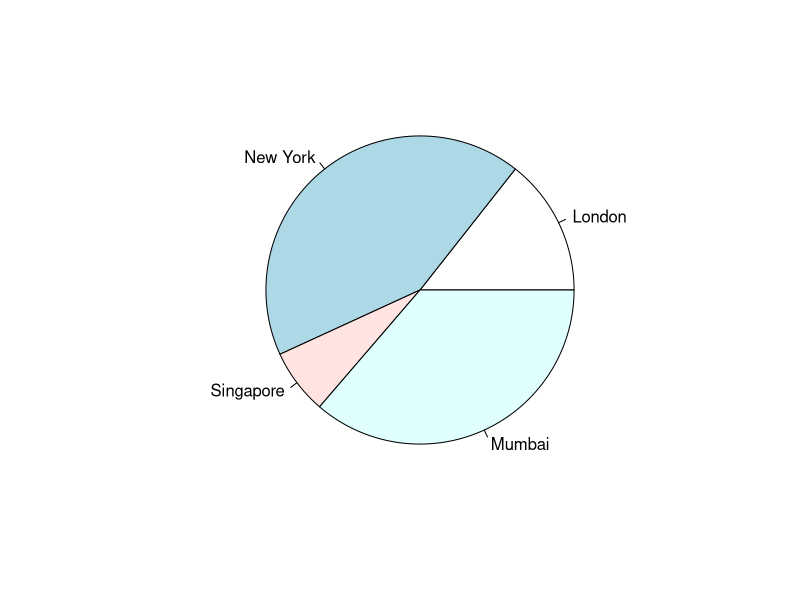
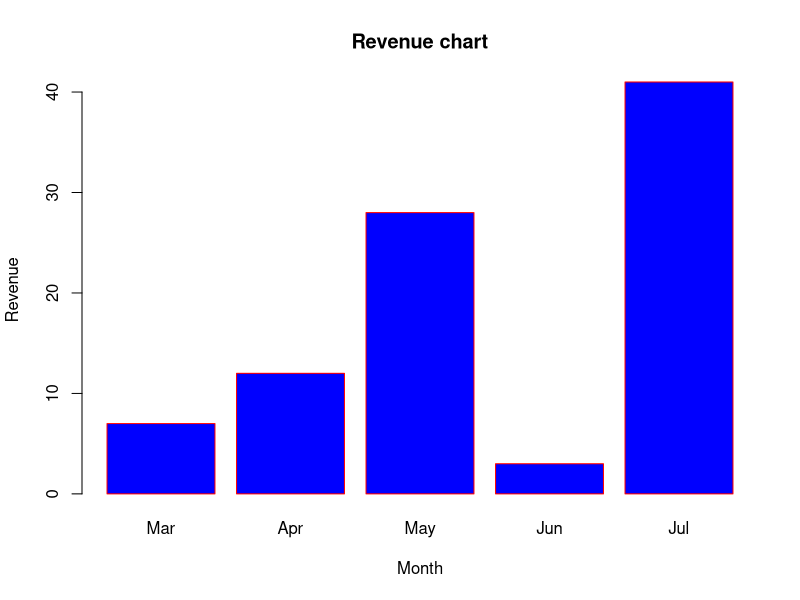
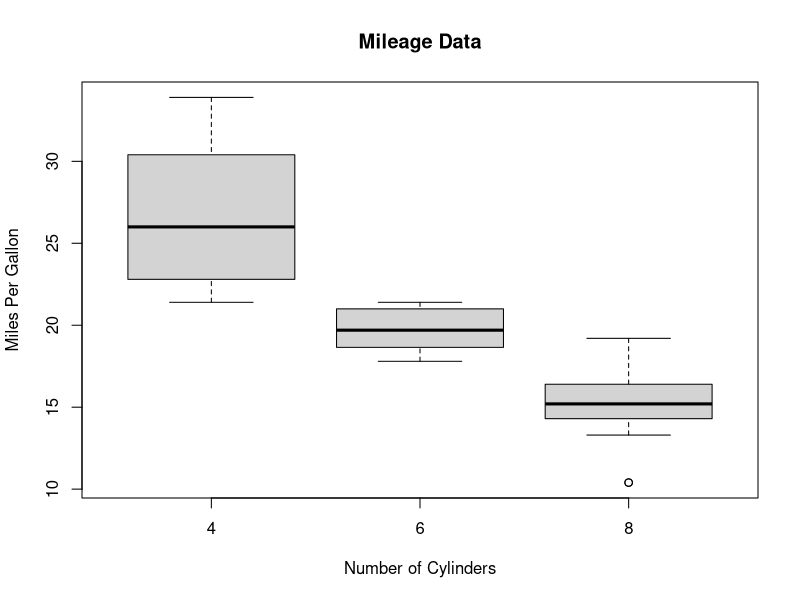
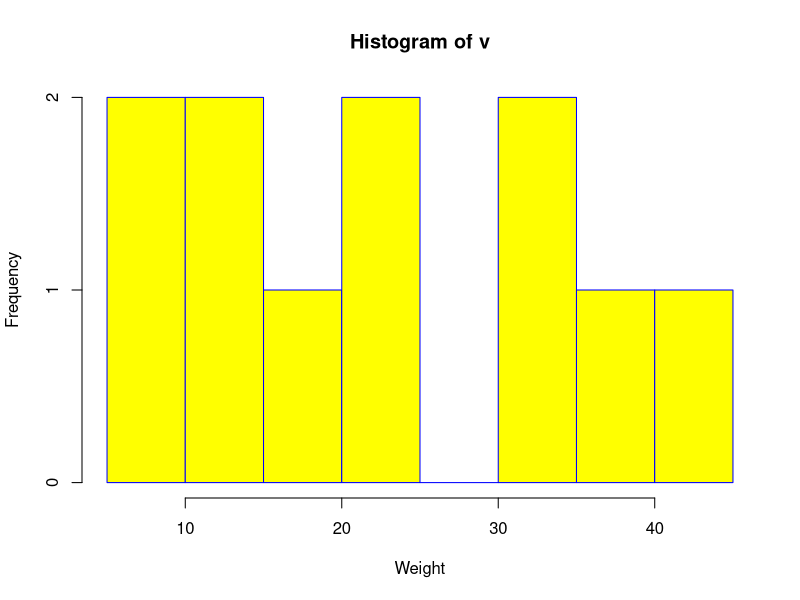
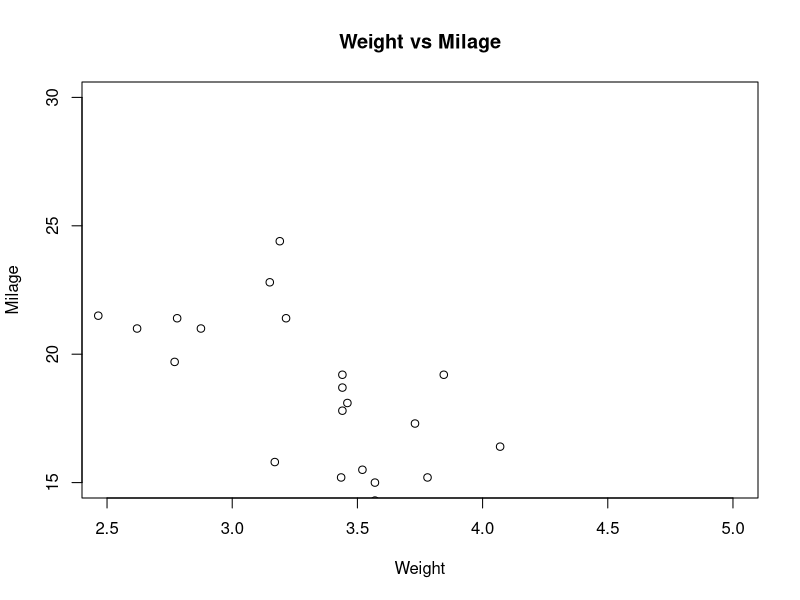
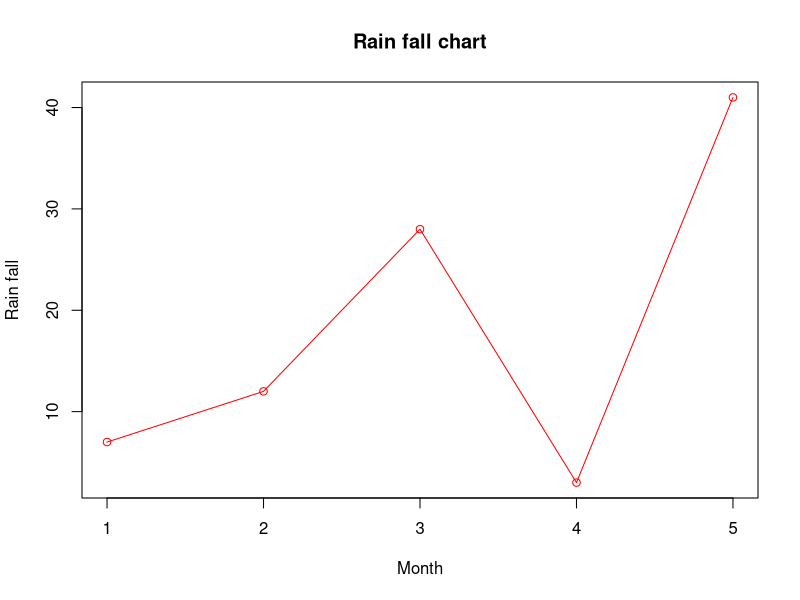

These charts were generated, in order, by the following R code:
# ==================== pie charts ===========================
# Create data for the graph.
x <- c(21, 62, 10, 53)
labels <- c("London", "New York", "Singapore", "Mumbai")

# Plot the chart.
pie(x, labels)

# bar charts----
# Create the data for the chart
H <- c(7,12,28,3,41)
M <- c("Mar","Apr","May","Jun","Jul")

# Plot the bar chart 
barplot(H,names.arg=M,xlab="Month",ylab="Revenue",col="blue",
        main="Revenue chart",border="red")

# ==================== boxplots ===========================
input <- mtcars[,c('mpg','cyl')]

# Plot the chart.
boxplot(mpg ~ cyl, data = mtcars, xlab = "Number of Cylinders",
        ylab = "Miles Per Gallon", main = "Mileage Data")

# ==================== histograms ===========================
# Create data for the graph.
v <-  c(9,13,21,8,36,22,12,41,31,33,19)

# Create the histogram.
hist(v, xlab = "Weight", col = "yellow", border = "blue")

# ==================== scatterplots ===========================
# Get the input values.
input <- mtcars[,c('wt','mpg')]

# Plot the chart for cars with weight between 2.5 to 5 and mileage between 15 and 30.
plot(x = input$wt,y = input$mpg,
     xlab = "Weight",
     ylab = "Milage",
     xlim = c(2.5,5),
     ylim = c(15,30),		 
     main = "Weight vs Milage"
)


# ==================== line graphs ===========================
# Create the data for the chart.
v <- c(7,12,28,3,41)

# Plot the line graph.
plot(v, type = "o",  col = "red",  xlab = "Month",  ylab = "Rain fall",
     main = "Rain fall chart")
# type="o" means overplotted
